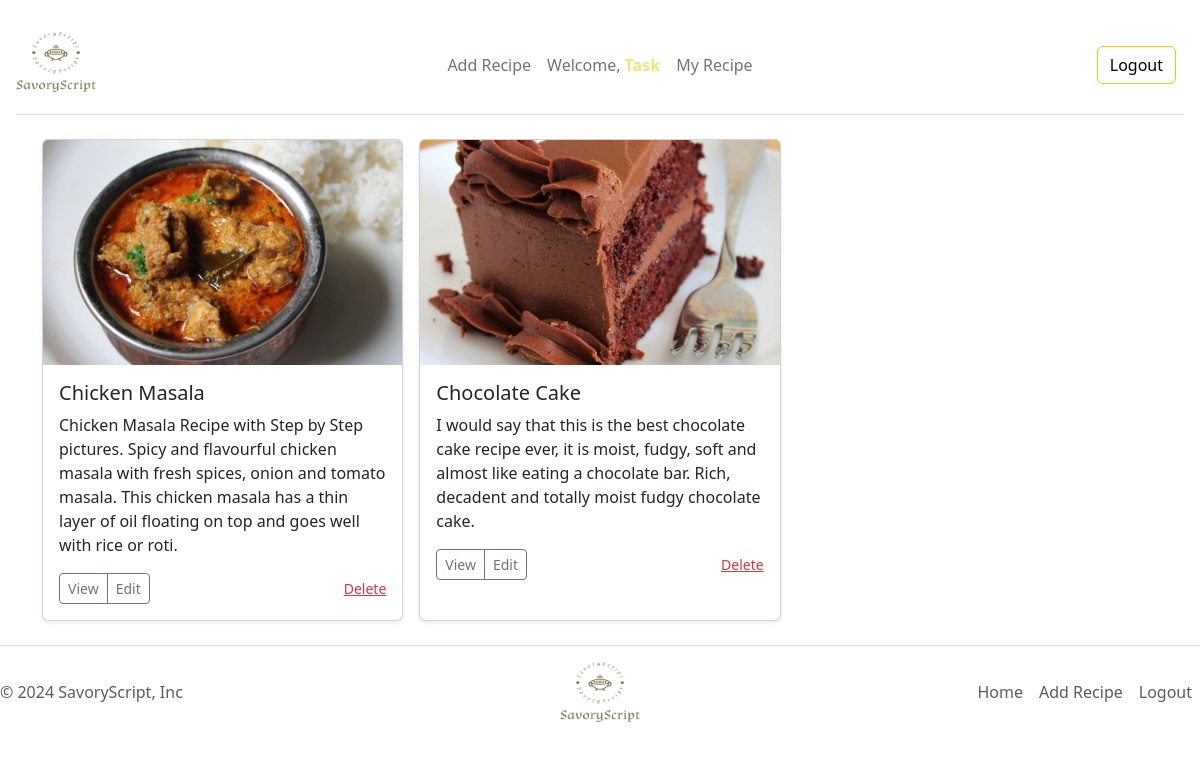
/myrecipe (signed in), run on the app's committed database.
### Recipe_App/models.py (models this page shows, shortened)
class Recipe(models.Model):
    recipe_name = models.CharField(max_length=150, null=False)
    recipe_img = models.ImageField()
    description = HTMLField(max_length=400, null=False)
    ingredients = HTMLField(max_length=2000, null=False)
    instructions = HTMLField(max_length=2000, null=False)
    category = models.CharField(max_length=100)
    user = models.ForeignKey(User, on_delete=models.CASCADE)
    class Meta:
        db_table = 'Recipe'

### Recipe_App/views.py (the view)
# urls.py: path('myrecipe', v.recipelist, name='myrecipe'),
def recipelist(request):
    uid = request.session.get('uid')
    print(f"UID from session: {uid}")
    if uid:
        rlist = Recipe.objects.filter(user=uid)
        context = {'recipelist': rlist}
        return render(request, 'myrecipe.html', context)
    else:
        return redirect('/login')

### Recipe_App/templates/myrecipe.html (shortened to what this page needs)
{% extends 'base.html' %}{% load static %}{%block content%}
<div class="container">
  <form action="" method="post" enctype="multipart/form-data">
    <div class="row row-cols-1 row-cols-sm-2 row-cols-md-3 g-3 mb-3">
      {% if recipelist %} {% for r in recipelist %}
      <div class="col">
        <div class="card shadow-sm h-100">
          <div class="card-img-container">
            {% if r.recipe_img.url %}
            <img
              class="card-img-top"
              src="{{ r.recipe_img.url }}"
              alt="Thumbnail"
              style="object-fit: cover; height: 225px"
            />
            {% else %}
            <div class="placeholder-img">Thumbnail</div>
            {% endif %}
          </div>
          <div class="card-body">
            <h5 class="card-title">{{ r.recipe_name }}</h5>
            <p class="card-text">{{ r.description }}</p>
            <div class="d-flex justify-content-between align-items-center">
              <div class="btn-group">
                <a
                  href="/viewpage/{{ r.id }}"
                  class="btn btn-sm btn-outline-secondary"
                  >View</a
                >
                <a
                  href="/editpage/{{ r.id }}"
                  class="btn btn-sm btn-outline-secondary"
                  >Edit</a
                >
              </div>
              <small class="text-body-secondary">
                <a href="/deletepage/{{ r.id }}" class="text-danger">Delete</a>
              </small>
            </div>
          </div>
        </div>
      </div>
      {% endfor %} {% else %}
      <div class="col">
        <p>No recipes found.</p>
      </div>
      {% endif %}
    </div>
  </form>
</div>
{% endblock %}

### Recipe_App/templates/base.html (shortened to what this page needs)
{% load static %}
<!DOCTYPE html>
<html lang="en">
  <head>
    <link rel="stylesheet" href="{% static 'base.css' %}" />
    <link
      href="https://cdn.jsdelivr.net/npm/bootstrap@5.3.3/dist/css/bootstrap.min.css"
      rel="stylesheet"
    />
  </head>
  <body>
    <nav class="nav-container">
      <header
        class="d-flex flex-wrap align-items-center justify-content-center justify-content-md-between py-3 mb-4 border-bottom m-3 p-0"
      >
        <div class="col-md-3 mb-2 mb-md-0">
          <a
            href="/"
            class="d-inline-flex link-body-emphasis text-decoration-none"
          >
            <img
              src="{% static 'assets/img/logo/logo-no-background.png' %}"
              alt="Logo"
              width="80"
              height="60"
            />
          </a>
        </div>
        <ul class="nav col-12 col-md-auto mb-2 justify-content-center mb-md-0">
          <li>
            <a href="/addrecipe" class="nav-link px-2 link-secondary"
              >Add Recipe</a
            >
          </li>
          {% if user.is_authenticated %}
          <li>
            <a href="#" class="nav-link px-2 link-secondary"
              >Welcome, <b style="color: rgb(234, 234, 115)">{{user}}</b></a
            >
          </li>
          <li>
            <a href="/myrecipe" class="nav-link px-2 link-secondary"
              >My Recipe</a
            >
          </li>
          {% endif %}
        </ul>
        <div class="col-md-3 text-end">
          {% if user.is_authenticated %}
          <a
            href="/signout"
            class="btn btn-outline-warning me-2"
            style="text-decoration: none; color: black"
            >Logout</a
          >
          {% endif %}
        </div>
      </header>
    </nav>
    {% block content %}{% endblock %}
    <div class="footer-container">
      <footer
        class="d-flex flex-wrap justify-content-between align-items-center py-3 my-4 border-top p-0 mb-3 m-0"
      >
        <p class="col-md-4 mb-0 text-body-secondary">
          © 2024 SavoryScript, Inc
        </p>
        <a
          href="/"
          class="col-md-4 d-flex align-items-center justify-content-center mb-3 mb-md-0 me-md-auto link-body-emphasis text-decoration-none"
        >
          <img
            src="{% static 'assets/img/logo/logo-no-background.png' %}"
            alt="Logo"
            width="80"
            height="60"
          />
        </a>
        <ul class="nav col-md-4 justify-content-end">
          <li class="nav-item">
            <a href="#" class="nav-link px-2 text-body-secondary">Home</a>
          </li>
          {% if user.is_authenticated %}
          <li class="nav-item">
            <a href="/addrecipe" class="nav-link px-2 text-body-secondary"
              >Add Recipe</a
            >
          </li>
          <li class="nav-item">
            <a href="/signout" class="nav-link px-2 text-body-secondary"
              >Logout</a
            >
          </li>
          {% endif %}
        </ul>
      </footer>
    </div>
  </body>
</html>

### Recipe_App/static/css/base.css (style rules this page uses)
* { margin: 0; padding: 0; box-sizing: border-box; }

### data on the page
Recipe: recipe_img (picture), recipe_name "Chicken Masala", description "Chicken Masala Recipe with Step by Step pictures. Spicy and flavourful chicken masala with fresh spices, onion and tomato masala. This chicken masala has a thin layer of oil floating on top and goes well with rice or roti."
Recipe: recipe_img (picture), recipe_name "Chocolate Cake", description "I would say that this is the best chocolate cake recipe ever, it is moist, fudgy, soft and almost like eating a chocolate bar. Rich, decadent and totally moist fudgy chocolate cake."

### other printed values
{{ user }} "Task"
